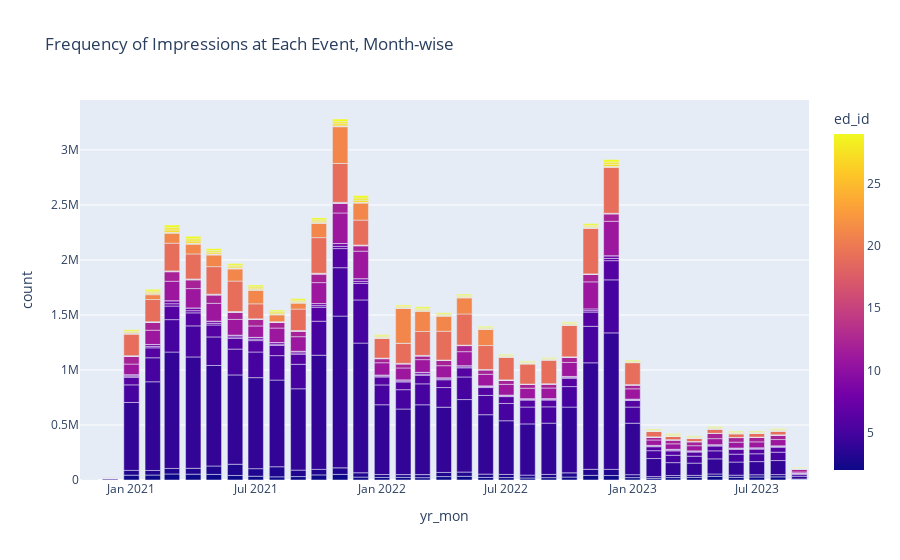

The notebook cell this image was saved under:
### Code cell
data['yr_mon'] = data['event_timestamp'].dt.strftime("%Y-%m")
new = data[['ed_id','yr_mon']]
by_month = new.value_counts().sort_index()
stage_data = pd.DataFrame(by_month)
stage_data = stage_data.reset_index().rename(columns={'index': 'ed_id', 0: 'count'})
fig = px.bar(stage_data, x="yr_mon", y="count", color="ed_id", title="Frequency of Impressions at Each , Month-wise")
fig.show()

### Figure 1 — Plotly figure (JSON) as saved in the notebook; plotly's stock layout.template omitted (floating-point values rounded to 4 significant figures; data arrays with more than 128 entries replaced by an {"elided": "..."} marker saying what was removed)
{"data": [{"alignmentgroup": "True", "hovertemplate": "yr_mon=%{x}<br>count=%{y}<br>ed_id=%{marker.color}<extra></extra>", "legendgroup": "", "marker": {"color": {"elided": "768 int values"}, "coloraxis": "coloraxis", "pattern": {"shape": ""}}, "name": "", "offsetgroup": "", "orientation": "v", "showlegend": false, "textposition": "auto", "type": "bar", "x": {"elided": "768 str values"}, "xaxis": "x", "y": {"elided": "768 int values"}, "yaxis": "y"}], "layout": {"barmode": "relative", "coloraxis": {"colorbar": {"title": {"text": "ed_id"}}, "colorscale": [[0, "#0d0887"], [0.1111, "#46039f"], [0.2222, "#7201a8"], [0.3333, "#9c179e"], [0.4444, "#bd3786"], [0.5556, "#d8576b"], [0.6667, "#ed7953"], [0.7778, "#fb9f3a"], [0.8889, "#fdca26"], [1, "#f0f921"]]}, "legend": {"tracegroupgap": 0}, "title": {"text": "Frequency of Impressions at Each Event, Month-wise"}, "xaxis": {"anchor": "y", "domain": [0, 1], "title": {"text": "yr_mon"}}, "yaxis": {"anchor": "x", "domain": [0, 1], "title": {"text": "count"}}}}
